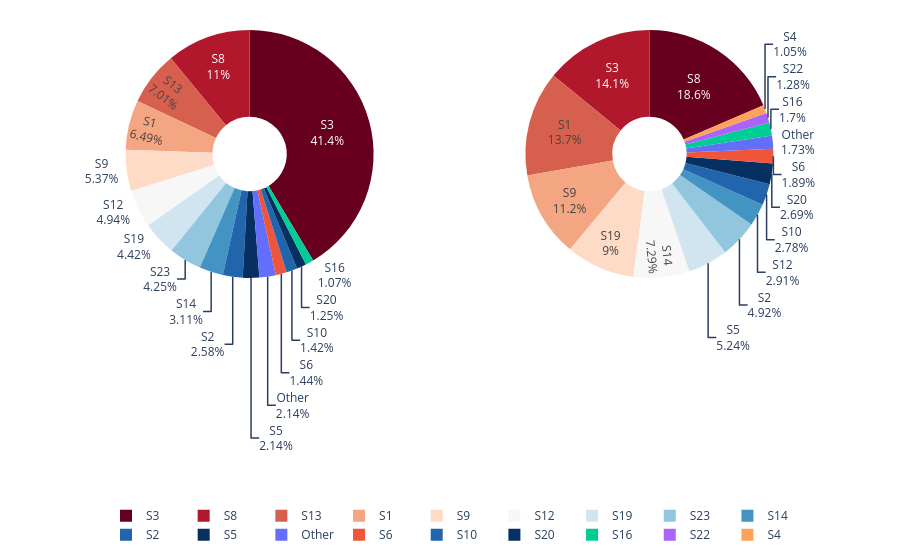

Notebook cell for this chart:
### Code cell
import pandas as pd
import plotly.express as px
from plotly.subplots import make_subplots
import plotly.graph_objects as go

def plot_prompt_response_distribution(df, threshold=0.01, save_path="taxonomy_prompt_response_distribution.pdf"):
    def prepare_distribution(df, col, threshold):
        distribution = df.groupby("taxonomy_code")[col].count()
        total = distribution.sum()
        percentages = distribution / total

        major = distribution[percentages >= threshold]
        minor = distribution[percentages < threshold]

        if len(minor) > 0:
            major = pd.concat([major, pd.Series({"Other": minor.sum()})])

        dist_df = major.reset_index()
        dist_df.columns = ["taxonomy_code", "count"]
        return dist_df.sort_values(by="count", ascending=False)

    # Prepare both distributions
    prompt_df = prepare_distribution(df, "prompt", threshold)
    response_df = prepare_distribution(df, "response", threshold)

    # Create subplot with 1 row, 2 columns
    fig = make_subplots(
        rows=1, cols=2,
        specs=[[{"type": "domain"}, {"type": "domain"}]],
        # subplot_titles=("Prompt Distribution", "Response Distribution")
    )

    # Add prompt pie chart
    fig.add_trace(
        go.Pie(
            labels=prompt_df["taxonomy_code"],
            values=prompt_df["count"],
            hole=0.3,
            textinfo="percent+label",
            marker=dict(colors=px.colors.sequential.RdBu)
        ),
        row=1, col=1
    )

    # Add response pie chart
    fig.add_trace(
        go.Pie(
            labels=response_df["taxonomy_code"],
            values=response_df["count"],
            hole=0.3,
            textinfo="percent+label",
            marker=dict(colors=px.colors.sequential.RdBu)
        ),
        row=1, col=2
    )

    fig.update_layout(
        legend=dict(
            orientation="h",
            yanchor="top",
            y=-0.9,
            xanchor="center",
            x=0.5
        ),
        margin=dict(t=30, b=10, l=20, r=20)
    )

    # Save side-by-side figure as PDF
    fig.write_image(save_path, format="pdf", scale=2)
    fig.show()


# Example usage
plot_prompt_response_distribution(
    df,
    save_path="/home/naseem_fordham/LLM_evaluation/Moderators_results/plots/taxonomy_prompt_response_distribution.pdf"
)

### Figure 1 — Plotly figure (JSON) as saved in the notebook; plotly's stock layout.template omitted (floating-point values rounded to 4 significant figures)
{"data": [{"domain": {"x": [0, 0.45], "y": [0, 1]}, "hole": 0.3, "labels": ["S3", "S8", "S13", "S1", "S9", "S12", "S19", "S23", "S14", "S2", "S5", "Other", "S6", "S10", "S20", "S16"], "marker": {"colors": ["rgb(103,0,31)", "rgb(178,24,43)", "rgb(214,96,77)", "rgb(244,165,130)", "rgb(253,219,199)", "rgb(247,247,247)", "rgb(209,229,240)", "rgb(146,197,222)", "rgb(67,147,195)", "rgb(33,102,172)", "rgb(5,48,97)"]}, "textinfo": "percent+label", "type": "pie", "values": [24723, 6539, 4184, 3872, 3205, 2949, 2637, 2539, 1854, 1537, 1280, 1277, 858, 846, 748, 637]}, {"domain": {"x": [0.55, 1], "y": [0, 1]}, "hole": 0.3, "labels": ["S8", "S3", "S1", "S9", "S19", "S14", "S5", "S2", "S12", "S10", "S20", "S6", "Other", "S16", "S22", "S4"], "marker": {"colors": ["rgb(103,0,31)", "rgb(178,24,43)", "rgb(214,96,77)", "rgb(244,165,130)", "rgb(253,219,199)", "rgb(247,247,247)", "rgb(209,229,240)", "rgb(146,197,222)", "rgb(67,147,195)", "rgb(33,102,172)", "rgb(5,48,97)"]}, "textinfo": "percent+label", "type": "pie", "values": [4125, 3127, 3035, 2483, 1997, 1618, 1163, 1093, 645, 617, 598, 420, 383, 377, 285, 232]}], "layout": {"autosize": true, "legend": {"orientation": "h", "x": 0.5, "xanchor": "center", "y": -0.9, "yanchor": "top"}, "margin": {"b": 10, "l": 20, "r": 20, "t": 30}}}
